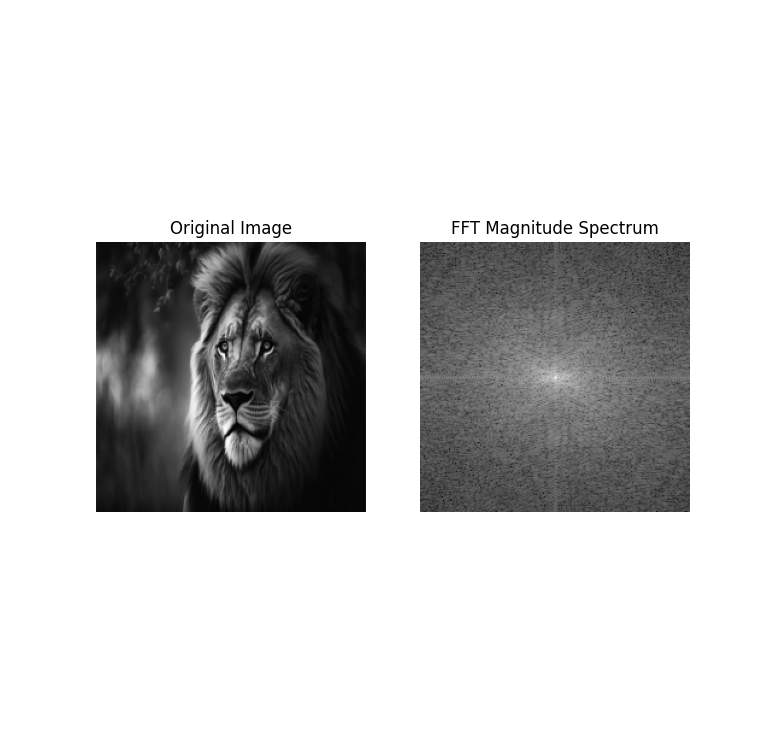
#> input picture ml-offline/data/ai_saved.png, 766 x 746 px
$ python -i fft_features.py   (imports and definitions only)
#> lines starting #> are read from the running program, lines starting #| are printed output that depends on the picture
#> further down, picture is the input picture: shape (746, 766, 3); min 0, max 255, mean 208.1
import numpy as np
import cv2

class FFTFeatureExtractor:
    """Extracts FFT-based features from images."""

    def __init__(self, image_size=224):
        self.image_size = image_size

    def extract(self, image):
        """
        image: numpy array of shape (H, W, C), values in [0, 1]
        returns: frequecy feature vector
        """
        gray = cv2.cvtColor((image * 255).astype(np.uint8), cv2.COLOR_RGB2GRAY)
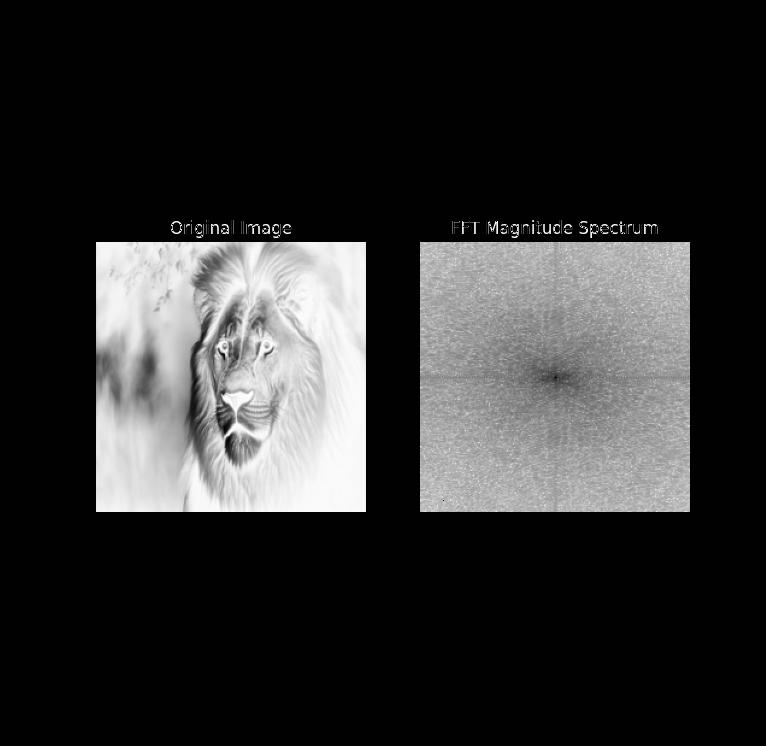
#> gray: shape (746, 766); min 0, max 255, mean 47.8

        # FFT
        f = np.fft.fft2(gray)
        fshift = np.fft.fftshift(f)
        magnitude = np.log(np.abs(fshift) + 1)
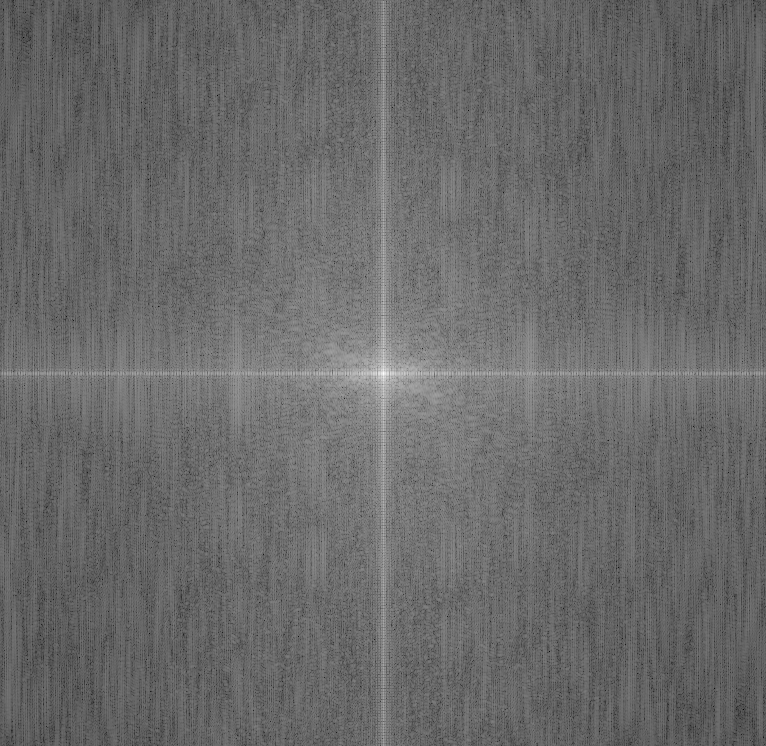
#> magnitude: shape (746, 766) float64; min 1.85, max 17.12, mean 8.23; drawn with min black and max white

        # Normalize
        # magnitude = magnitude / np.max(magnitude)
        magnitude = cv2.resize(magnitude, (32, 32))
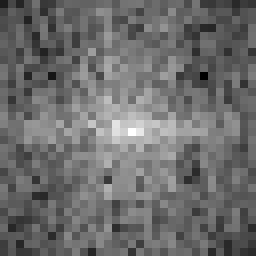
#> magnitude: shape (32, 32) float64 (shown 8 times larger); min 5.62, max 11.72, mean 8.22; drawn with min black and max white

        # Reduce to compact feature
        flat = magnitude.flatten().astype(np.float32)
#> flat = 1024 values, max 11.72 at index 528, min 5.62 at index 313, mean 8.22
        # flat = (flat - flat.mean()) / (flat.std() + 1e-8)
        return flat

>>> import cv2
>>> picture = cv2.cvtColor(cv2.imread('../data/ai_saved.png'), cv2.COLOR_BGR2RGB)
>>> result = FFTFeatureExtractor().extract(picture)
#> result has the same summary as flat in extract

$ run again, on ml-offline/data/real_saved.png
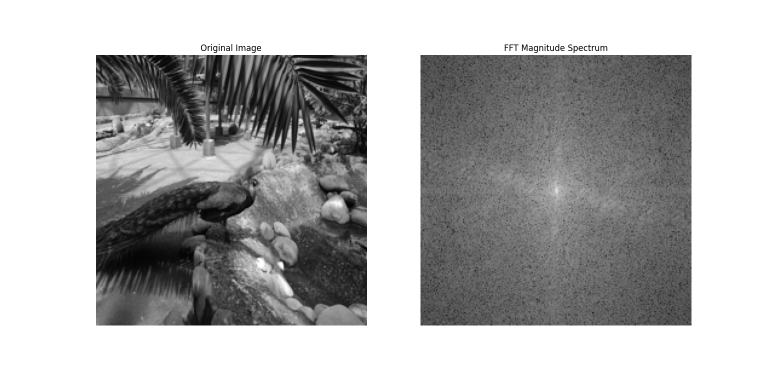
#> input picture ml-offline/data/real_saved.png, 1536 x 754 px (shown at 1/2 size)
#> picture is the input picture: shape (754, 1536, 3); min 0, max 255, mean 175.6
#> in extract, `gray = cv2.cvtColor((image * 255).astype(np.uint8), cv2.COLOR_RGB2GRAY)`:
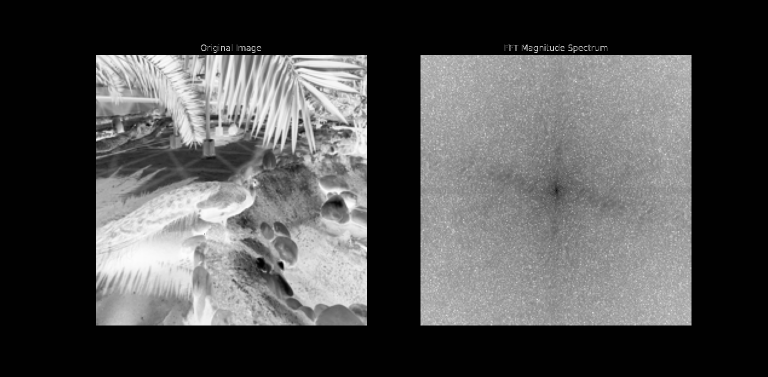
#> gray: shape (754, 1536) (shown at 1/2 size); min 0, max 255, mean 80.3
#> in extract, `magnitude = cv2.resize(magnitude, (32, 32))`:
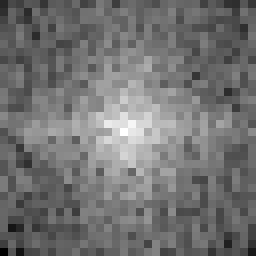
#> magnitude: shape (32, 32) float64 (shown 8 times larger); min 5.13, max 12.11, mean 8.27; drawn with min black and max white
#> flat = 1024 values, max 12.11 at index 527, min 5.13 at index 992, mean 8.27
#> result has the same summary as flat in extract
